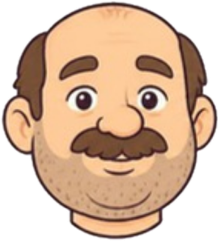
#> input picture art/canva/ready/parts/head-idle.png, 219 x 241 px, found by its file name
$ python hatheads.py
#> lines starting #> are read from the running program, lines starting #| are printed output that depends on the picture; pictures that were not available may be replaced by others from this repository, and a replacement may not be noted
# Головы в шапках из листа art/canva/original/parts/hatheads.png (12 голов Валеры в шапках, порядок — HATS).
# Каждая голова совмещается с нашей head-idle по подбородку и челюсти, потом из неё делаются:
#   hathead-<шапка>.png — вся голова в шапке (лицо игра закроет своим);
#   hattop-<шапка>.png  — только шапка над лицом: кладётся поверх лица, чтобы край шапки был сверху;
#   face-<эмоция>.png   — наше лицо с эмоцией овалом с мягким краем (одно на все шапки).
# Все картинки одного размера и лежат одинаково: голова head-idle внутри них со сдвигом PAD (см. Hero.js).
# Запуск: python3 scripts/hatheads.py
import os
import sys
import numpy as np
from PIL import Image, ImageDraw, ImageFilter

sys.path.insert(0, os.path.dirname(__file__))
HATS = ['cap', 'redcap', 'bandana', 'beanie', 'ushanka', 'fedora', 'crown', 'chef', 'paper', 'helmet', 'panama', 'straw']
MOODS = ['idle', 'blink', 'happy', 'sad', 'scared', 'sleep', 'sly', 'surprised']
READY = 'art/canva/ready/parts'
OUT = 'src/assets/hero'
BROW = 66  # край шапки над лицом ищется выше этой строки головы (брови начинаются с 56)

idle = Image.open(f'{READY}/head-idle.png').convert('RGBA')
#> idle is the input picture: PIL image 219x241 RGBA; mean R, G, B, A 144.2, 114.4, 90.8, 177.9
hw, hh = idle.size
#> hw = 219; hh = 241
PADX, PADY = 120, 140
CW, CH = hw + 2 * PADX, hh + PADY + 20
#> CW = 459; CH = 401
ours = np.array(idle)


def heads():
    """Режет лист на 12 голов (по рядам слева направо)."""
    import subprocess
    tmp = 'art/canva/ready/hatheads'
    os.makedirs(tmp, exist_ok=True)
    subprocess.run([sys.executable, 'scripts/items.py', 'art/canva/original/parts/hatheads.png', tmp, '4', '3', '1', *HATS],
                   check=True, stdout=subprocess.DEVNULL)
#> (this line was passed over: subprocess is not available in this run)
    return {n: Image.open(f'{tmp}/{n}.png').convert('RGBA') for n in HATS}
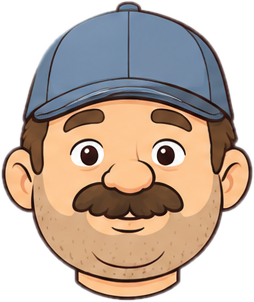
#> input picture art/canva/ready/hatheads/cap.png, 254 x 302 px, found by its file name
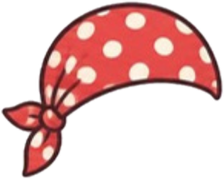
#> input picture art/canva/ready/parts/hat-bandana.png, 224 x 179 px, given in place of redcap.png, which was not available
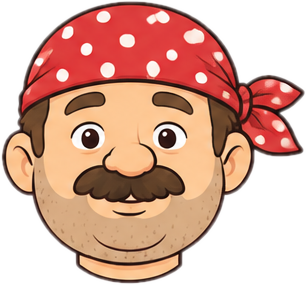
#> input picture art/canva/ready/hatheads/bandana.png, 306 x 285 px, found by its file name
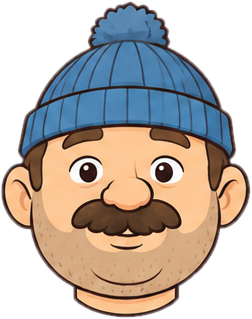
#> input picture art/canva/ready/hatheads/beanie.png, 252 x 319 px, found by its file name
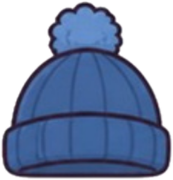
#> input picture art/canva/ready/parts/hat-beanie.png, 173 x 180 px, given in place of ushanka.png, which was not available


def dark(a):
    return (a[..., 3] > 128) & (a[..., :3].sum(-1) < 200)


# [50 lines left out: functions align, hat_top, not called in this run]


def save(image, path):
    image.quantize(256, method=Image.Quantize.FASTOCTREE).save(path, optimize=True)


images = {}
#> (the run stopped early here; a loop or call above may not have finished)
